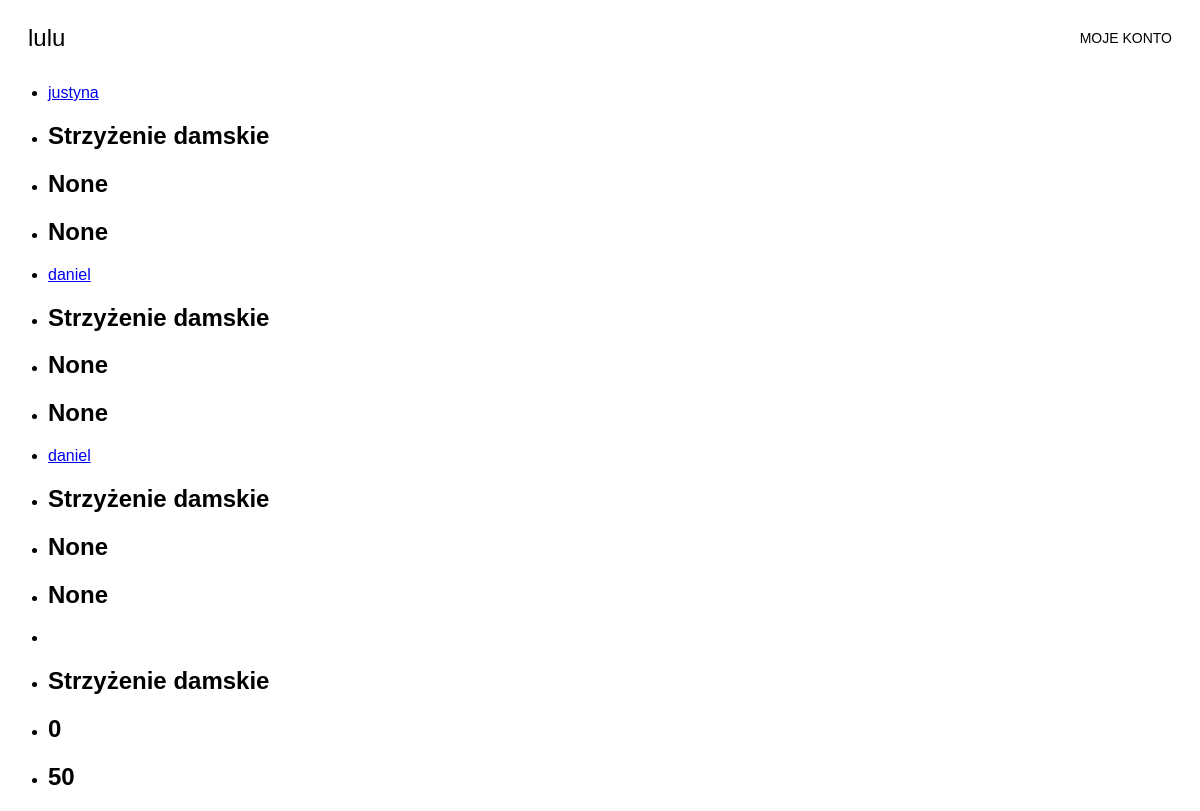
The page /service/1 (signed in) on the database its author committed.
### services/models.py (models this page shows, shortened)
class Service(models.Model):
    category = models.ForeignKey(Category, on_delete=models.CASCADE, null=True)
    types = models.ForeignKey(Type, on_delete=models.SET_NULL, null=True)
    user = models.ForeignKey(User, on_delete=models.CASCADE, null=True)
    price_min = models.IntegerField(null=True)
    price_max = models.IntegerField(null=True)

class Type(models.Model):
    name = models.CharField(max_length=100)
    category = models.ForeignKey(Category, on_delete=models.CASCADE, null=True)

### services/views.py (the view)
# urls.py: path('service/<id>', views.service_list, name='service_list'),
@login_required(login_url="/login")
def service_list(request, id):
    services = Service.objects.filter(category=id)
    return render(request, 'service_list.html', {'services': services})

### services/templates/service_list.html
{% extends "main.html" %}
{% block content%}
    <ul class="sevice-container">
    {% for service in services %}
        <li class="service-item">
            <a href="/profile/{{service.user.id}}">{{ service.user.username }}</a>
        </li>
        <li>
            <h2>{{service.types.name}}</h2>
        </li>
        <li>
            <h2>{{service.price_min}}</h2>
        </li>
        <li>
            <h2>{{service.price_max}}</h2>
        </li>
    {% endfor %}
    </ul>
{% endblock content%}

### rows shown on the page
Service: user.username "justyna", types.name "Strzyżenie damskie", price_min "None", price_max "None"
Service: user.username "daniel", types.name "Strzyżenie damskie", price_min "None", price_max "None"
Service: user.username "daniel", types.name "Strzyżenie damskie", price_min "None", price_max "None"
Service: types.name "Strzyżenie damskie", price_min "0", price_max "50"
